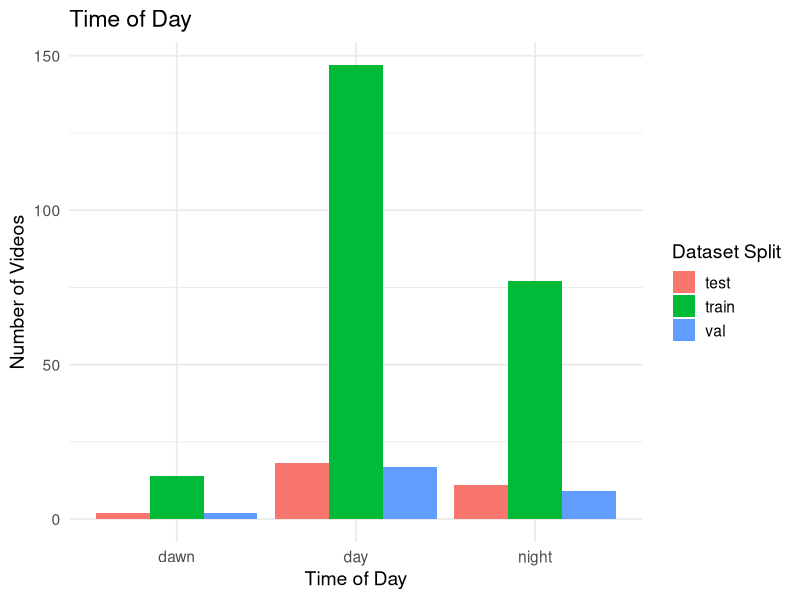
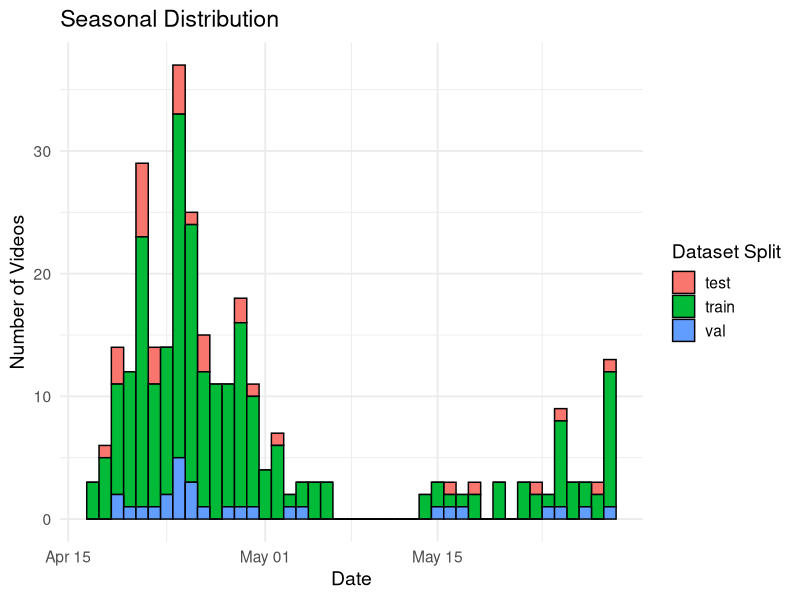
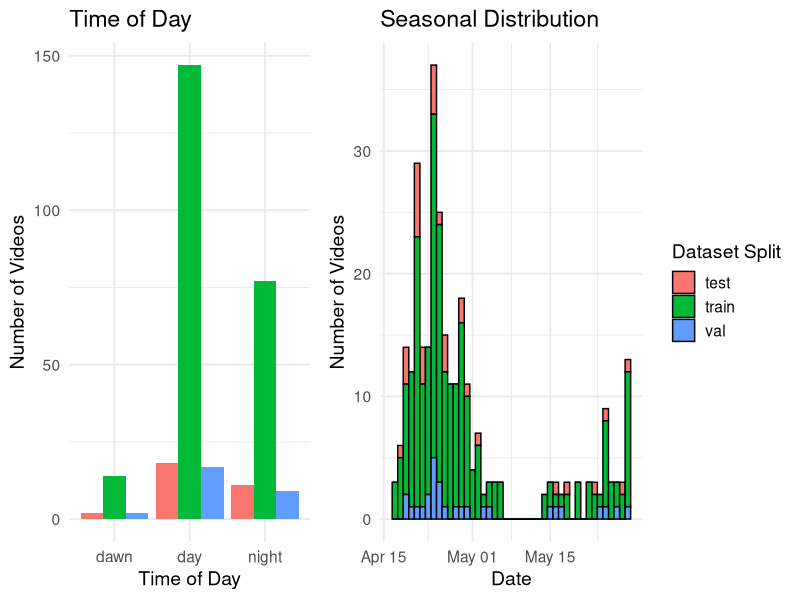

Generate these figures, in order, with R:
library(tidyverse)
library(lubridate)

# Read your CSV
df <- read.csv("Coonamessett.csv")
df <- read.csv("Ipswich.csv")
df <- read.csv("Santuit.csv")

# ---- 1. Clean datetime ----
# Extract date & time from 'name'
df <- df %>%
  mutate(
    # extract "2024-05-07_05-14-34"
    dt_string = str_extract(name, "\\d{4}-\\d{2}-\\d{2}_\\d{2}-\\d{2}-\\d{2}"),
    # convert to proper datetime
    datetime = ymd_hms(str_replace(dt_string, "_", " ")),
    date = as.Date(datetime),
    date_within_year = as.Date(paste0("2000-", month(date), "-", day(date))),
    year = year(date) 
  )


# Bar plot: number of videos per time_of_day, separated by train/val/test
# ---- 2. Plot: Count per time of day ----
p1 <- df %>%
  count(time_of_day, train_set) %>%
  ggplot(aes(x = time_of_day, y = n, fill = train_set)) +
  geom_col(position = "dodge") +
  labs(
    x = "Time of Day",
    y = "Number of Videos",
    fill = "Dataset Split",
    title = "Time of Day"
  ) +
  theme_minimal(base_size = 14)

p1


# Seasonal distribution (histogram over dates)
p2 <- df %>%
  ggplot(aes(x = date_within_year, fill = train_set)) +
  geom_histogram(binwidth = 1, position = "stack", color = "black") +
  #facet_wrap(~ year) +
  labs(
    x = "Date",
    y = "Number of Videos",
    fill = "Dataset Split",
    title = "Seasonal Distribution"
  ) +
  theme_minimal(base_size = 14)

p2

library(gridExtra)
p1 <- p1 + theme(legend.position = "none")
p3 <- grid.arrange(p1, p2, ncol=2,
                   widths = c(2, 3))

# ---------------------------------------------------------
# Save the plot to a PNG file
ggsave(
  filename = "Santuit.jpg",  # File name
  plot = p3,                  # The plot object
  width = 8,                 # Width in inches
  height = 4,                # Height in inches
  dpi = 300,                 # Resolution in dots per inch
  units = "in"               # Units for width and height
)
